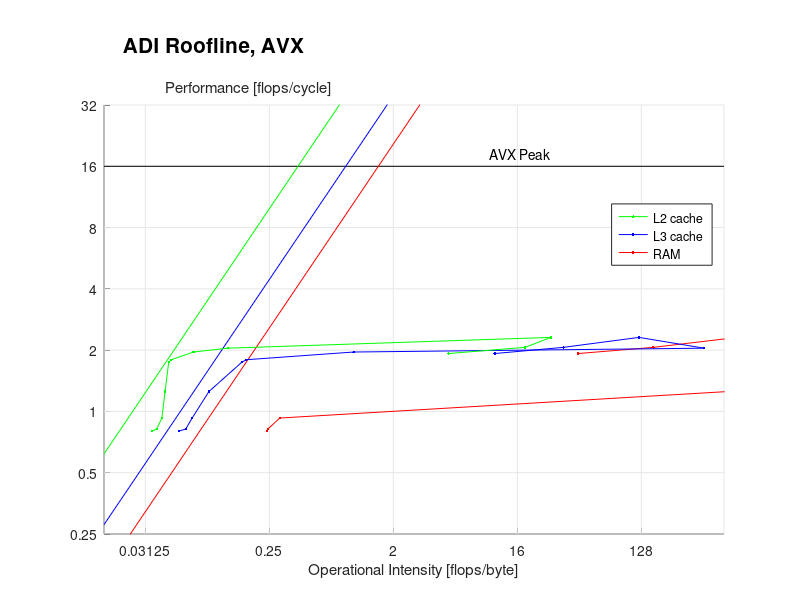

MATLAB code to generate this figure:
clear;
left = -6;
right = 9;
bottom = -2;
top = 5;

% memory_bandwidth = 68; % GB/s
memory_bandwidth = (11000+14500)/2^10; % GB/s
clock_speed = 2.6; % GHz
scalar_peak = 4;
vector_peak = 4*scalar_peak;

% beta for main memory
betaRAM = memory_bandwidth*2^30/(clock_speed*10^9);

% betas for caches
betaL3 = 64/6.3 + 64/8.4;
betaL2 = 64/6.1 + 64/2.2;
betaL1 = 12*8;

I = [2^left 2^right];
MRAM = betaRAM*I;
ML3  = betaL3*I;
ML2  = betaL2*I;
ML1  = betaL1*I;
pi_s = [scalar_peak scalar_peak];
pi_v = [vector_peak vector_peak];

N = [10 18 34 66 122 242 482 962 1922 3842 7682];

perf_AVX  = [1.925 2.064 2.310 2.045 1.958...
             1.795 1.746 1.252 0.928 0.819 0.801];
I_L2_AVX  = [20.229 72.867 112.189 0.499 0.280...
             0.193 0.185 0.174 0.165 0.151 0.140];
I_L3_AVX  = [43.860 138.595 492.583 1467.446 4.109...
             0.681 0.631 0.363 0.274 0.246 0.220];
I_RAM_AVX = [177.625 625.597 2566.898 10078.278 35825.893...
             134162.791 266258.661 2165.317 1.192 0.974 0.963];
         
perf_scalar  = [1.549 1.720 1.693 1.670 1.625...
                1.417 1.315 0.968 0.669 0.640 0.638];
I_L2_scalar  = [19.604 63.431 26.669 0.431 0.244...
                0.159 0.151 0.143 0.137 0.125 0.111];
I_L3_scalar  = [39.736 141.312 483.390 1178.315 9.138...
                0.579 0.389 0.275 0.221 0.200 0.169];
I_RAM_scalar = [159.978 571.003 2232.055 8825.832 29795.005...
                119985.741 414843.750 2492.483 1.036 0.837 0.842];
         
perf_serial  = [0.734 0.526 0.480 0.459 0.449...
                0.443 0.441 0.374 0.333 0.305 0.274];
I_L2_serial  = [38.730 139.276 283.299 1.017 0.797...
                0.113 0.139 0.111 0.095 0.075 0.084];
I_L3_serial  = [77.529 319.366 1040.724 3515.800 173.098...
                1.444 0.379 0.629 0.132 0.111 0.118];
I_RAM_serial = [324.468 1279.427 5348.837 20733.198 73016.277...
                188433.814 989767.842 16011.485 2.335 1.913 1.941];

hold on;

xlim([left right]);
ylim([bottom top]);

xticks = (left+1):3:(right-1);
set(gca, 'XTick', xticks);
for j = 1:length(xticks)
  xtl{j} = num2str(2^xticks(j));
end
set(gca, 'XTickLabel', xtl);

yticks = bottom:1:top;
set(gca, 'YTick', yticks);
for j = 1:length(yticks)
  ytl{j} = num2str(2^yticks(j));
end
set(gca, 'YTickLabel', ytl);

% Obtain the tick mark locations
xtick = get(gca,'XTick'); 
xtick = [left xtick right];
% Obtain the limits of the y axis
ylims = get(gca,'Ylim');
% Create line data
X = repmat(xtick,2,1);
Y = repmat(ylims',1,size(xtick,2));
% Plot line data
h = plot(X,Y,'-k');
set(h,'Color',[0.9 0.9 0.9]);

% Obtain the tick mark locations
ytick = get(gca,'YTick');
% Obtain the limits of the x axis
xlims = get(gca,'Xlim');
% Create line data
Y = repmat(ytick,2,1);
X = repmat(xlims',1,size(ytick,2));
% Plot line data
h = plot(X,Y,'-k');
set(h,'Color',[0.9 0.9 0.9]);

% line([left left],[bottom top],'Color',[0.8 0.8 0.8]);
% line([left right],[bottom bottom],'Color',[0.8 0.8 0.8]);
% line([left right],[top top],'Color',[0.8 0.8 0.8]);
% line([right right],[top bottom],'Color',[0.8 0.8 0.8]);

% plot rooflines
% plot(log2(I),log2(pi_s),'-k');
plot(log2(I),log2(pi_v),'-k');
plot(log2(I),log2(MRAM),'-r');
plot(log2(I),log2(ML3), '-b');
plot(log2(I),log2(ML2), '-g');
% plot(log2(I),log2(ML1), '-k');

fac = 1/4;

h1 = plot(log2(fac*I_RAM_AVX),log2(perf_AVX),'-r.');
% h2 = plot(log2(fac*I_RAM_scalar),log2(perf_scalar),'-b.');
% h3 = plot(log2(fac*I_RAM_serial),log2(perf_serial),'-r.');

h2 = plot(log2(fac*I_L3_AVX),log2(perf_AVX),'-b.');
% plot(log2(fac*I_L3_scalar),log2(perf_scalar),'-b.');
% plot(log2(fac*I_L3_serial),log2(perf_serial),'-r.');

h3 = plot(log2(fac*I_L2_AVX),log2(perf_AVX),'-g.');
% plot(log2(fac*I_L2_scalar),log2(perf_scalar),'-b.');
% plot(log2(fac*I_L2_serial),log2(perf_serial),'-r.');

% h = text(log2(0.125),log2(4.4),'L3 Bandwidth');
% set(h, 'rotation', 57);
% 
% h = text(log2(0.52),log2(4.1),'RAM Bandwidth');
% set(h, 'rotation', 58);

% text(log2(8),log2(4.7),'Scalar Peak');
text(log2(10),log2(18.5),'AVX Peak');

hold off;

legh = legend([h3 h2 h1],'L2 cache','L3 cache','RAM','Location','NorthEast');
vertOffset = (top - bottom)*-0.035;
set(legh,'Position',get(legh,'Position') + [0 vertOffset 0 0]);

xlabel('Operational Intensity [flops/byte]');
ylabel('Performance [flops/cycle]');
set(get(gca,'YLabel'),'Rotation',0);
ylabh = get(gca,'YLabel');
vertOffset = (top - bottom)*0.52;
horzOffset = (right - left)*0.305;
set(ylabh,'Position',get(ylabh,'Position') + [horzOffset vertOffset 0]);

set(gca,'Position',get(gca,'Position') - [0 0 0 0.1]);
h = title('ADI Roofline, AVX','FontSize', 15);
vertOffset = (top - bottom)*0.08;
horzOffset = (right - left)*-0.323;
set(h,'Position',get(h,'Position') + [horzOffset vertOffset 0]);

set(gcf,'color','w');